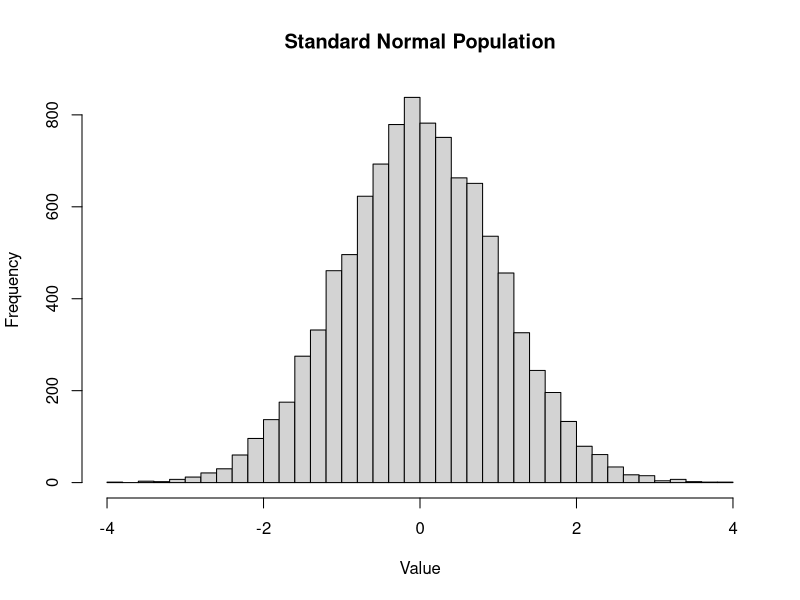
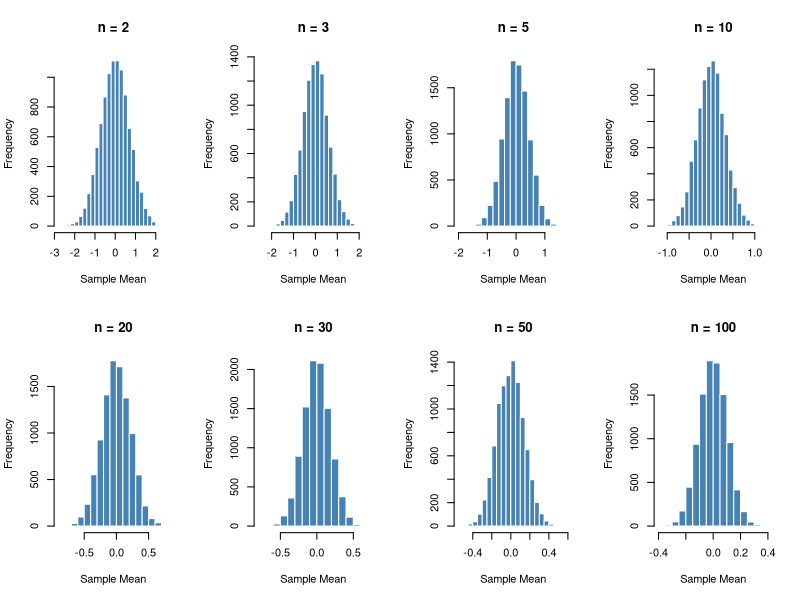
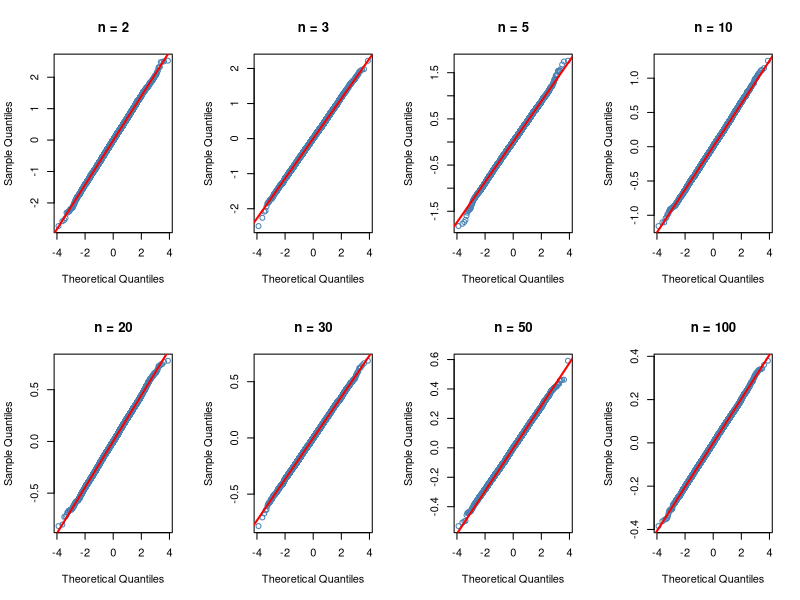

Write the R code that produced these figures, in order.
## ---- chunk 1
set.seed(123)

population <- rnorm(10000, mean = 0, sd = 1)

hist(population,
     breaks = 30,
     main = "Standard Normal Population", 
     xlab = "Value")

## ---- chunk 2
# sample sizes to test
sample_sizes <- c(2, 3, 5, 10, 20, 30, 50, 100)

# number of repeated samples
num_simulations <- 10000

# function to simulate sample means
simulate_means <- function(n) {
  replicate(
    num_simulations, 
    mean(rnorm(n, mean = 0, sd = 1))
  )
}

# run the simulation for every sample size
simulation_results <- lapply(sample_sizes, simulate_means)

# name each result by its sample size
names(simulation_results) <- sample_sizes
## ---- chunk 3
par(mfrow = c(2, 4))

for (n in sample_sizes) {
  hist(
    simulation_results[[as.character(n)]],
    breaks = 20,
    main = paste("n =", n),
    col = "steelblue",
    border = "white",
    xlab = "Sample Mean"
    )
}

par(mfrow = c(1, 1))
## ---- chunk 4
par(mfrow = c(2, 4))

for (n in sample_sizes) {
  qqnorm(
    simulation_results[[as.character(n)]],
    main = paste("n =", n),
    col = "steelblue"
  )
  
  qqline(
    simulation_results[[as.character(n)]],
    col = "red",
    lwd = 2)
}
par(mfrow = c(1, 1))
## ---- chunk 5
# function to calculate skewness
skew <- function(x) {
  m3 <- mean((x - mean(x))^3)
  m2 <- mean((x - mean(x))^2)
  m3 / m2^(3/2)
}

# function to calculate excess kurtosis
kurt <- function(x) {
  m4 <- mean((x - mean(x))^4)
  m2 <- mean((x - mean(x))^2)
  m4 / m2^2 - 3
}

# table of results
results_table <- data.frame(
  sample_size = sample_sizes,
  
  simulated_mean = round(
    sapply(simulation_results, mean), 3
  ),
  
  simulated_se = round(
    sapply(simulation_results, sd), 3
  ),
  
  theoretical_se = round(
    1 / sqrt(sample_sizes), 3
  ),
  
  skewness = round(
    sapply(simulation_results, skew), 3
  ),
  
  excess_kurtosis = round(
    sapply(simulation_results, kurt), 3
  )
)

results_table
